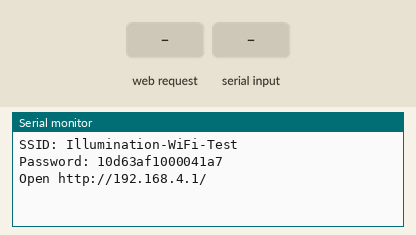
This sketch was run on a simulated Seeed XIAO ESP32-C3. On the bench: the last lines printed to the serial monitor. The test bench sets the inputs (shaded band). Random numbers use the default seed unless the sketch sets one.

Above: at 2.1 s.
2.2 s: HTTP request GET / received
At 3.4 s:
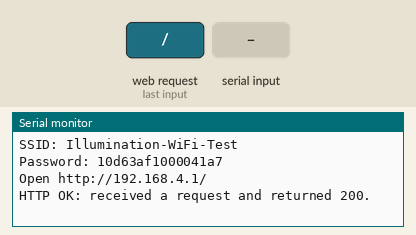
3.7 s: "s" received over Serial
At 4.8 s:
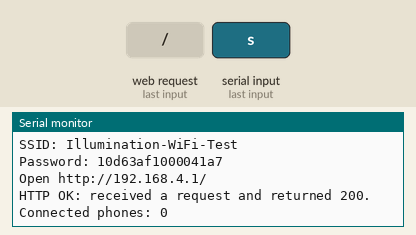

Measured:
- after the input at 2.2 s, the serial monitor: prints a new line at once (image 1)
- after the input at 3.7 s, the serial monitor: prints a new line at once (image 2)

The sketch:

47_wifi_access_point.ino
```cpp
// ESP32 Dev Module / XIAO ESP32C3（USB CDC On Bootを有効にする）。
// スマホがESPのWi-Fiに接続し、ESPからHTTPを受け取れるかだけを確認する。
// 115200 bps。SSIDと起動ごとに生成するパスワードをUSBシリアルに表示する。
#include <WiFi.h>
#include <WebServer.h>
#include <esp_random.h>

constexpr char SSID[] = "Illumination-WiFi-Test";
WebServer server(80);
bool running = false;

void setup() {
  Serial.begin(115200);
  delay(900);
  WiFi.persistent(false);
  char password[17];
  snprintf(password, sizeof(password), "%08lx%08lx", (unsigned long)esp_random(), (unsigned long)esp_random());
  running = WiFi.mode(WIFI_AP) && WiFi.softAP(SSID, password, 6, false, 2);
  if (!running) { Serial.println("Wi-Fi AP start failed."); return; }
  Serial.printf("SSID: %s\nPassword: %s\nOpen http://%s/\n", SSID, password, WiFi.softAPIP().toString().c_str());
  server.on("/", HTTP_GET, [] {
    server.send(200, "text/plain; charset=utf-8", "47 OK - phone received a response from the ESP.");
    Serial.println("HTTP OK: received a request and returned 200.");
  });
  server.begin();
}

void loop() {
  if (running) server.handleClient();
  if (running && Serial.available() && Serial.read() == 's')
    Serial.printf("Connected phones: %u\n", WiFi.softAPgetStationNum());
  delay(4);
}
```
